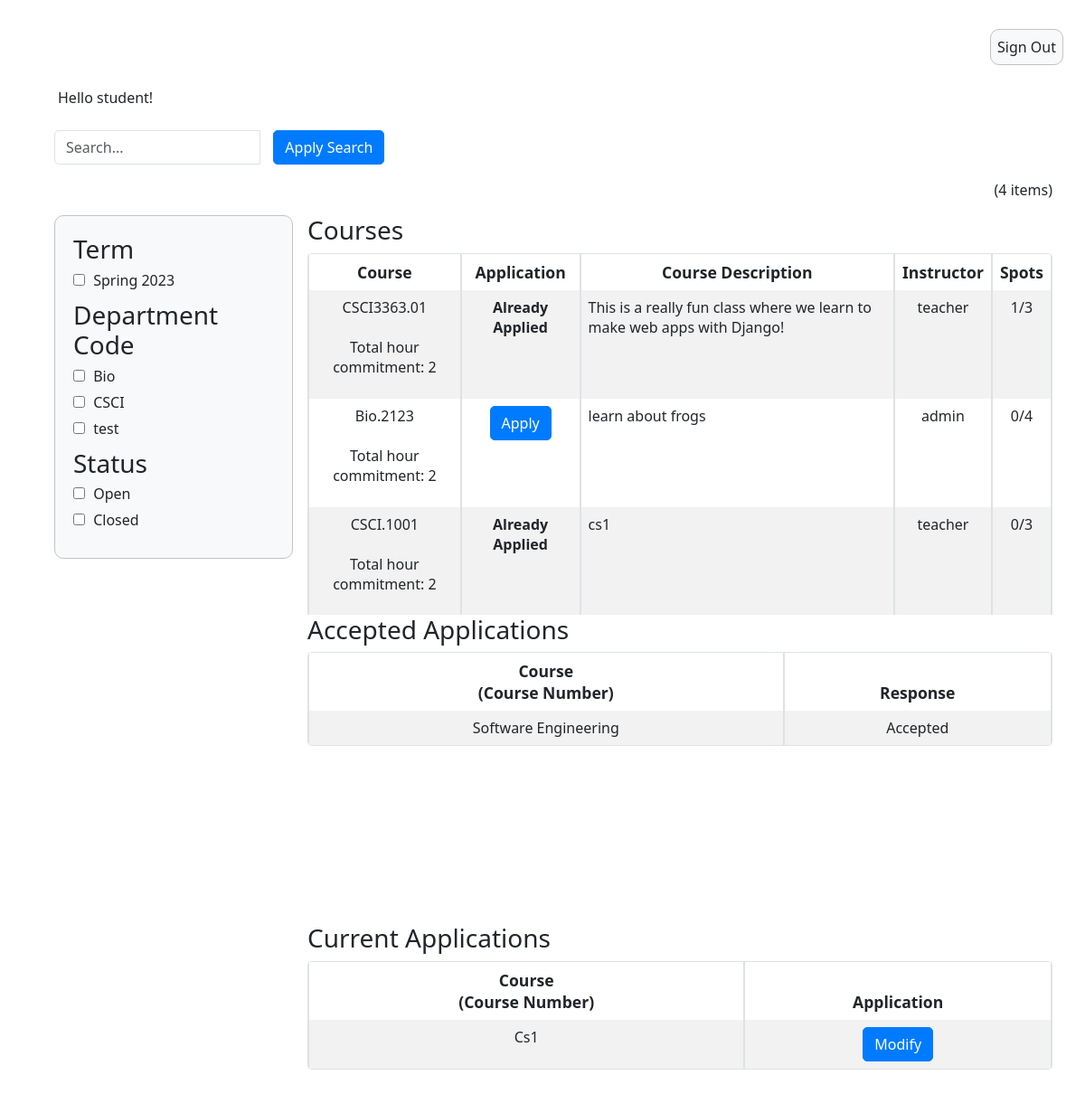
Page /student_summary/ (signed in) on the committed database.
### login/models.py (models this page shows, shortened)
class CustomUser(AbstractUser):
   ROLE_CHOICES = (
       ('S', 'Student'),
       ('T', 'Teacher'),
       ('A', 'Admin'),
   )
   role = models.CharField(max_length=1, choices=ROLE_CHOICES)
   applications = models.PositiveIntegerField(default=0)
   first_name = models.CharField(max_length=100, blank=False)
   last_name = models.CharField(max_length = 100, blank=False)
   major = models.CharField(max_length=100, blank=True)
   eagle_id = models.CharField(max_length=8, blank=True)
   year = models.CharField(max_length=20, blank=True)

### InstructorAddCourse/models.py (models this page shows)
class InstructorAddCourse(models.Model):
	course_instructor = models.ForeignKey(User, on_delete=models.CASCADE)
	course_name = models.CharField(max_length=255)
	course_number = models.CharField(max_length=255)
	course_instructor = models.CharField(max_length=255)
	description = models.CharField(max_length=800)
	total_time_commitment = models.DecimalField(max_digits=2, decimal_places=0, validators=[MinValueValidator(0)], default=0)
	has_discussion = models.CharField(choices=[('yes', 'Yes'),('no', 'No')], max_length=50, default='')
	num_ta_needed = models.DecimalField(max_digits=2, decimal_places=0, validators=[MinValueValidator(0)], default=0)
	curr_num_ta = models.IntegerField(default=0)
	graded_meeting = models.CharField(choices=[('yes', 'Yes'),('no', 'No')], max_length=50, default='')
	office_hours = models.DecimalField(max_digits=2, decimal_places=0, validators=[MinValueValidator(0)], default=0)
	other_info = models.CharField(max_length=800, default=None)
	term = models.CharField(default=get_default_term(), max_length=100)

### application/models.py (models this page shows)
class Application(models.Model):
    is_approved = models.BooleanField(default=False)
    is_rejected = models.BooleanField(default=False)
    course_name = models.CharField(max_length=200, default=None, blank = False, null=False)
    course_number = models.CharField(max_length=200, default=None)
    description = models.CharField(max_length=800, default=None)
    first_name = models.CharField(max_length=255, default=None)
    last_name = models.CharField(max_length=255, default=None)
    eagle_id = models.CharField(max_length=255, default=None)
    student = models.ForeignKey(CustomUser, on_delete=models.CASCADE, null=True, blank=True)
    RESPONSE_CHOICES = [
        ('P', 'Pending'),
        ('A', 'Accepted'),
        ('D', 'Declined'),
    ]
    student_response = models.CharField(
        max_length=1,
        choices=RESPONSE_CHOICES,
        default='P',
    )
    GRADES = (
        ('--', '--'),
        ('a', 'A'),
        ('a-', 'A-'),
        ('b+', 'B+'),
        ('b-', 'B-'),
        ('c+', 'C+'),
        ('c', 'C'),
        ('c-', 'C-'),
        ('d+', 'D+'),
        ('d', 'D'),
        ('d-', 'D-'),
        ('f', 'F'),
        ('n/a', 'N/A')
    )
    GRAD = (
        ('--', '--'),
        ('2023','2023'),
        ('2024', '2024'),
        ('2025', '2025'),
        ('2026', '2026')
    )
    grad = models.CharField(max_length=50, choices=GRAD, default='')
    past_course = models.CharField(choices=[('yes', 'Yes'),('no', 'No')], max_length=50, default='')
    grade = models.CharField(max_length=50, choices=GRADES, default='')
    hours = models.DecimalField(max_digits=2, decimal_places=0, validators=[MinValueValidator(0)], default=0)
    other_courses = models.CharField(max_length=800, default=None)
    misc_information = models.CharField(max_length=800, default=None)

### studentSummary/views.py (the view)
# urls.py: path('student_summary/', student_summary_view),
@login_required
def student_summary_view(response):
    search_query = response.GET.get('q', '')
    term_filter = response.GET.get('term', '')
    status_filter = response.GET.get('status', '')
    dept_filter = response.GET.get('dept-code', '')
    applied_filters = []
    course_objects = InstructorAddCourse.objects.all()
    if search_query:
        course_objects = course_objects.filter(
            course_name__icontains=search_query)
        applied_filters.append(('q', search_query))
    if term_filter:
        if term_filter in term_keys:
            course_objects = [course for course in course_objects if get_term(
                course) == term_filter]
            applied_filters.append(('term', term_filter))
    if dept_filter:
        if dept_filter in dept_keys:
            course_objects = [course for course in course_objects if get_dept(
                course) == dept_filter]
            applied_filters.append(('dept-code', dept_filter))
    if status_filter:
        if status_filter in status_keys:
            course_objects = [course for course in course_objects if get_status(
                course) == status_filter]
            applied_filters.append(('status', status_filter))
    else:
        applied_filters = [f for f in applied_filters if f[0] != 'status']
    course_count = len(course_objects)
    application_objects = Application.objects.filter(student=response.user)
    curr_user = response.user
    pending_applications = Application.objects.filter(student=response.user, is_approved=False)
    approved_applications = Application.objects.filter(student=response.user, is_approved=True)
    rejected_applications = Application.objects.filter(student=response.user, is_rejected=True)
    print(f'User: {response.user}')
    print(f'Application Objects: {application_objects}')
    context = {'course_objects': course_objects,
               'course_count': course_count,
               'pending_applications': pending_applications,
               'approved_applications': approved_applications,
               'rejected_applications': rejected_applications,
               'term_keys': term_keys,
               'dept_keys': dept_keys,
               'curr_user': curr_user}
    return render(response, "studentSummary.html", context)

### studentSummary/templatetags/customfilters.py (called while the page is built)
@register.filter
def has_existing_application(course, user):
    applications = Application.objects.filter(student=user)
    courses = InstructorAddCourse.objects.all()
    for application in applications:
        for course_obj in courses:
            if application.course_number == course_obj.course_number:
                if course == course_obj:
                    return True
    return False

### templates/studentSummary.html (shortened to what this page needs)
{% extends 'appbase.html' %} {% block content %} {% load static %} {% load static customfilters %}
<!DOCTYPE html>
<html>
  <head>
    <link rel="stylesheet" href="{% static 'adminSummary.css' %}" />
  </head>
  <body>
    <div class="container-fluid">
      {% if user.is_authenticated %}
        <p>Hello {{ user.username }}!</p>
      {% endif %}
      <form method="get">
      <div class="row">
        <div class="col-md-4">
            <div class="input-group">
              <input
                type="text"
                class="form-control"
                id="search"
                name="q"
                placeholder="Search..."
              />
              <div class="input-group-btn input-space">
                <button type="submit" class="btn btn-primary">
                  Apply Search
                </button>
              </div>
            </div>
        </div>
        <div class="col-md-4">
        </div>
      <div class="row" id="item-row">
        <div class="col-sm">
          <div class="text-end">({{course_count}} items)</div>
        </div>
      </div>
      <div class="row">
        <div class="col-sm-3">
          <div class="filter-box">
            <div class="filter-group">
              <h3>Term</h3>
              {% for term in term_keys %}
              <label>
                <input type="checkbox" name="term" value="{{ term }}" /> {{ term }}
              </label>
              {% endfor %}
            </div>
            <div class="filter-group">
              <h3>Department Code</h3>
              {% for dept in dept_keys %}
              <label>
                <input type="checkbox" name="dept-code" value="{{ dept }}" /> {{ dept }}
              </label>
              {% endfor %}
            </div>
            <div class="filter-group">
              <h3>Status</h3>
              <label>
                <input type="checkbox" name="status" value="Open"/> Open
            </label>
            <label>
                <input type="checkbox" name="status" value="Closed"/> Closed
            </label>
            </div>
          </div>
        </div>
        <div class="col-sm-9">
        <h3>Courses</h3>
          <div style="height: 400px; overflow: auto;">
            <table class="table table-striped table-bordered table-hover">
              <thead>
                <tr>
                  <th class="text-center" >Course</th>
                  <th class="text-center">Application</th>
                  <th class="text-center">Course Description</th>
                  <th class="text-center">Instructor</th>
                  <th class="text-center">Spots</th>
                </tr>
              </thead>
            <tbody id="table-body">
              {% for course in course_objects %}
              <tr>
                <td class="text-center" >{{ course.course_number }} <br><br>
                  <p>Total hour commitment: {{ course.total_time_commitment }}</p>
                </td>
                <td class="text-center">
                  {% if course.curr_num_ta >= course.num_ta_needed %}
                    <div><strong>Closed</strong></div>
                  {% elif course|has_existing_application:curr_user %}
                    <div><strong>Already Applied</strong></div>
                  {% else %}
                    <a href="{% url 'apply_course' course.id %}" class="btn btn-primary">Apply</a>
                  {% endif %}
                </td>
                <td class="text-start">{{ course.description }}</td>
                <td class="text-center">{{ course.course_instructor }}</td>
                <td class="text-center">{{ course.curr_num_ta }}/{{ course.num_ta_needed }}</td>
              </tr>
              {% endfor %}
            </tbody>
          </table>
        </div>
        {% if approved_applications %}
          <h3>Accepted Applications</h3>
          <div style="height: 300px; overflow: auto;">
              <table class="table table-striped table-bordered table-hover">
                  <thead>
                      <tr>
                          <th class="text-center">Course<br />(Course Number)</th>
                          <th class="text-center">Response</th>
                      </tr>
                  </thead>
                  <tbody id="table-body">
                      {% for application in approved_applications %}
                      <tr>
                          <td class="text-center">{{ application.course_name }}</td>
                          <td class="text-center">
                              {% if application.student_response == 'P' %}
                                  <form></form>
                                  <form method="post" action="{% url 'accept_application' application.id %}">
                                      {% csrf_token %}
                                      <input type="submit" value="Accept" class="btn btn-primary">
                                  </form>
                                  <form method="post" action="{% url 'decline_application' application.id %}">
                                      {% csrf_token %}
                                      <input type="submit" value="Decline" class="btn btn-danger">
                                  </form>
                              {% elif application.student_response == 'A' %}
                                  Accepted
                              {% elif application.student_response == 'D' %}
                                  Declined
                              {% endif %}
                          </td>
                      </tr>
                      {% endfor %}
                  </tbody>
              </table>
          </div>
        {% endif %}
        {% if pending_applications %}
          <h3>Current Applications</h3>
          <div style="height: 300px; overflow: auto;">
            <table class="table table-striped table-bordered table-hover">
              <thead>
                <tr>
                  <th class="text-center" >Course<br />(Course Number)</th>
                  <th class="text-center">Application</th>
                </tr>
              </thead>
              <tbody id="table-body">
                {% for application in pending_applications %}
                <tr>
                  <td class="text-center" > {{ application.course_name }}</td>
                  <td class="text-center">
                    <a href="{% url 'edit_application' application.id %}" class="btn btn-primary">Modify</a>
                  </td>
                </tr>
                {% endfor %}
              </tbody>
            </table>
          </div>
        {% endif %}
        </div>
      </div>
    </div>
  </body>
</html>
{% endblock %}

### static/adminSummary.css (style rules this page uses)
body { height: 100%; }
table { background: white; border: 1px solid #c3c3c3; border-radius: 5px; width: 50%; border-spacing: 0px; border-collapse: separate; }
table th { font-weight: 600; font-size: 1.1em; background: #c6c6c6; }
table td { background: transparent; }
.filter-box { padding: 20px; border: 1px solid #c3c3c3; background-color: #f8f9fa; border-radius: 10px; }
.filter-group { margin-bottom: 10px; }
.filter-group h3 { margin-top: 0; margin-bottom: 5px; }
.filter-group label { display: block; margin-bottom: 5px; }
.filter-group input[type="checkbox"] { margin-right: 5px; }
[class*="col"] { padding: 0.5rem; }
.input-group-btn.input-space { padding-left: 15px; }
.form-control { border-radius: 5px; }
.btn-primary { background-color: #007bff; border-color: #007bff; border-radius: 5px; }

### rows in the picture
CustomUser: username "student"
InstructorAddCourse: course_number "CSCI3363.01", total_time_commitment "2", shows "Already Applied", description "This is a really fun class where we learn to make web apps with Django!", course_instructor "teacher", curr_num_ta "1", num_ta_needed "3"
InstructorAddCourse: course_number "Bio.2123", total_time_commitment "2", description "learn about frogs", course_instructor "admin", curr_num_ta "0", num_ta_needed "4"
InstructorAddCourse: course_number "CSCI.1001", total_time_commitment "2", shows "Already Applied", description "cs1", course_instructor "teacher", curr_num_ta "0", num_ta_needed "3"
Application: course_name "Software Engineering", student_response "Accepted"
Application: course_name "Cs1"

### other values in the picture
{{ course_count }} "4"
{{ term }} "Spring 2023"
{{ dept }} "Bio" "CSCI" "test"
